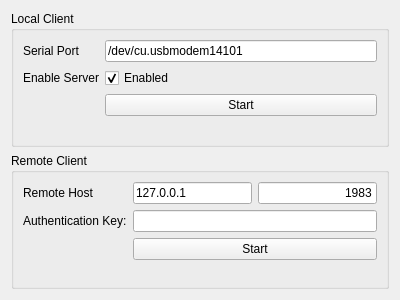
<?xml version="1.0" encoding="UTF-8"?>
<ui version="4.0">
 <class>Startup</class>
 <widget class="QDialog" name="Startup">
  <property name="geometry">
   <rect>
    <x>0</x>
    <y>0</y>
    <width>400</width>
    <height>300</height>
   </rect>
  </property>
  <property name="windowTitle">
   <string>Lets Get Started!</string>
  </property>
  <layout class="QVBoxLayout" name="verticalLayout_2">
   <item>
    <widget class="QGroupBox" name="groupBox">
     <property name="title">
      <string>Local Client</string>
     </property>
     <layout class="QFormLayout" name="formLayout">
      <item row="0" column="0">
       <widget class="QLabel" name="label">
        <property name="text">
         <string>Serial Port</string>
        </property>
       </widget>
      </item>
      <item row="0" column="1">
       <widget class="QLineEdit" name="serialport">
        <property name="text">
         <string>/dev/cu.usbmodem14101</string>
        </property>
       </widget>
      </item>
      <item row="1" column="0">
       <widget class="QLabel" name="label_2">
        <property name="text">
         <string>Enable Server</string>
        </property>
       </widget>
      </item>
      <item row="1" column="1">
       <widget class="QCheckBox" name="enableserver">
        <property name="text">
         <string>Enabled</string>
        </property>
        <property name="checked">
         <bool>true</bool>
        </property>
       </widget>
      </item>
      <item row="2" column="1">
       <widget class="QPushButton" name="startlocal">
        <property name="focusPolicy">
         <enum>Qt::NoFocus</enum>
        </property>
        <property name="text">
         <string>Start</string>
        </property>
       </widget>
      </item>
     </layout>
    </widget>
   </item>
   <item>
    <widget class="QGroupBox" name="groupBox_2">
     <property name="title">
      <string>Remote Client</string>
     </property>
     <layout class="QFormLayout" name="formLayout_2">
      <item row="0" column="0">
       <widget class="QLabel" name="label_3">
        <property name="text">
         <string>Remote Host</string>
        </property>
       </widget>
      </item>
      <item row="0" column="1">
       <layout class="QHBoxLayout" name="horizontalLayout">
        <item>
         <widget class="QLineEdit" name="remotehost">
          <property name="text">
           <string>127.0.0.1</string>
          </property>
         </widget>
        </item>
        <item>
         <widget class="QLineEdit" name="remoteport">
          <property name="text">
           <string>1983</string>
          </property>
          <property name="maxLength">
           <number>5</number>
          </property>
          <property name="alignment">
           <set>Qt::AlignRight|Qt::AlignTrailing|Qt::AlignVCenter</set>
          </property>
         </widget>
        </item>
       </layout>
      </item>
      <item row="2" column="1">
       <widget class="QPushButton" name="startremote">
        <property name="focusPolicy">
         <enum>Qt::NoFocus</enum>
        </property>
        <property name="text">
         <string>Start</string>
        </property>
       </widget>
      </item>
      <item row="1" column="0">
       <widget class="QLabel" name="label_4">
        <property name="text">
         <string>Authentication Key:</string>
        </property>
       </widget>
      </item>
      <item row="1" column="1">
       <widget class="QLineEdit" name="authKey">
        <property name="echoMode">
         <enum>QLineEdit::PasswordEchoOnEdit</enum>
        </property>
       </widget>
      </item>
     </layout>
    </widget>
   </item>
  </layout>
 </widget>
 <resources/>
 <connections/>
</ui>
